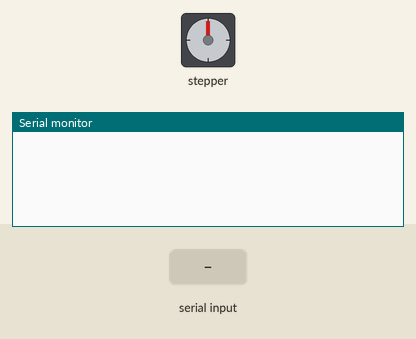
Recording of a sketch running on a simulated Arduino Uno, built with avr-gcc and run on an emulated ATmega328P. Parts: stepper motor, the last lines printed to the serial monitor. Wiring (inferred from the names in the program): stepper motor driver (200 steps per turn assumed): step pin 3; direction pin 4. Inputs (shaded band) come from the test bench.

Above: at 1.2 s.
1.3 s: "clockwise\n" received over Serial
At 2.5 s:
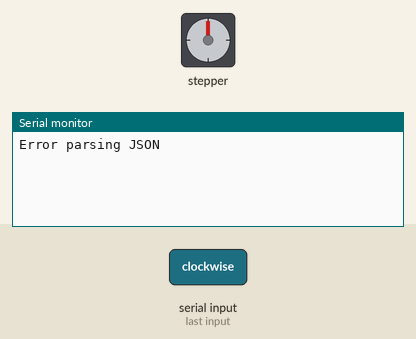
2.8 s: "1\n" received over Serial
At 3.5 s:
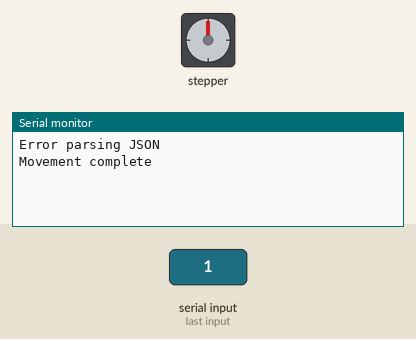

Measured:
- after the input at 1.3 s, the serial monitor: prints a new line at once (image 1)
- after the input at 2.8 s, the serial monitor: prints a new line at once (image 2)

The sketch:

motor_controller.ino
```cpp
#include <ArduinoJson.h>

// Stepper motor pins
const int stepPin = 3;
const int dirPin = 4;

void setup() {
  Serial.begin(9600);
  pinMode(stepPin, OUTPUT);
  pinMode(dirPin, OUTPUT);
}

void loop() {
  if (Serial.available()) {
    // Create a JSON document
    StaticJsonDocument<200> doc;

    // Read the JSON string from Serial
    String jsonString = Serial.readStringUntil('\n');

    // Parse JSON
    DeserializationError error = deserializeJson(doc, jsonString);

    if (error) {
      Serial.println("Error parsing JSON");
      return;
    }

    // Get values from JSON
    const char* direction = doc["direction"];
    int steps = doc["steps"];

    // Set direction
    if (strcmp(direction, "clockwise") == 0) {
      digitalWrite(dirPin, HIGH);
    } else {
      digitalWrite(dirPin, LOW);
    }

    // Move motor
    for(int i = 0; i < steps; i++) {
      digitalWrite(stepPin, HIGH);
      delayMicroseconds(500);
      digitalWrite(stepPin, LOW);
      delayMicroseconds(500);
    }

    Serial.println("Movement complete");
  }
}
```
